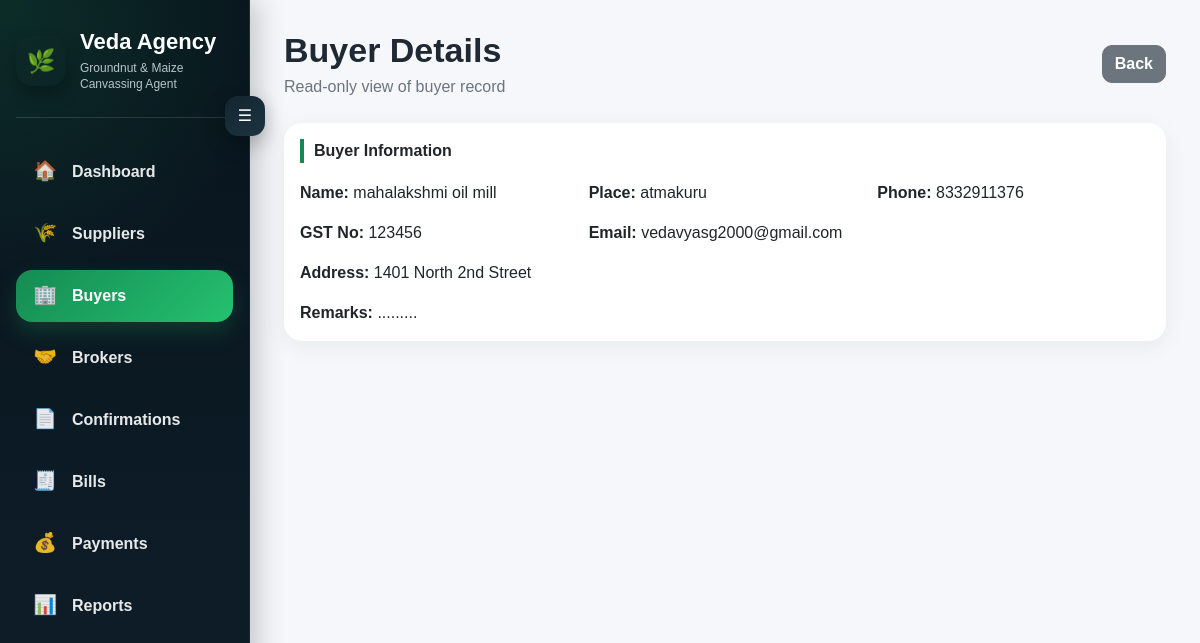
/buyer/2/view/, run on the app's committed database.
### transactions/models.py (models this page shows, shortened)
class Buyer(models.Model):
    name = models.CharField(max_length=100)
    address = models.TextField(blank=True)
    place = models.CharField(max_length=100, blank=True)
    remarks = models.TextField(blank=True)
    gst_no = models.CharField(max_length=30, blank=True)
    phone_no = models.CharField(max_length=20, blank=True)
    email_id = models.EmailField(blank=True)
    zipcode = models.CharField(max_length=20, blank=True, null=True)

### transactions/views.py (the view)
# urls.py: path("buyer/<int:buyer_id>/view/", views.view_buyer, name="view_buyer"),
def view_buyer(request, buyer_id):
    buyer = get_object_or_404(Buyer, id=buyer_id)
    return render(request, "transactions/view_buyer.html", {
        "buyer": buyer
    })

### transactions/templates/transactions/view_buyer.html (shortened to what this page needs)
{% extends "transactions/base.html" %}
{% block content %}
<div class="d-flex justify-content-between align-items-center mb-4">
    <div>
        <h1 class="page-title">Buyer Details</h1>
        <p class="page-subtitle">Read-only view of buyer record</p>
    </div>
    <a href="/buyers/" class="btn btn-secondary">Back</a>
</div>
<div class="card mb-4">
    <div class="card-body">
        <div class="section-title">Buyer Information</div>
        <div class="row g-3">
            <div class="col-md-4"><strong>Name:</strong> {{ buyer.name }}</div>
            <div class="col-md-4"><strong>Place:</strong> {{ buyer.place }}</div>
            <div class="col-md-4"><strong>Phone:</strong> {{ buyer.phone_no }}</div>
            <div class="col-md-4"><strong>GST No:</strong> {{ buyer.gst_no }}</div>
            <div class="col-md-4"><strong>Email:</strong> {{ buyer.email_id }}</div>
            <div class="col-md-12"><strong>Address:</strong> {{ buyer.address }}</div>
            <div class="col-md-12"><strong>Remarks:</strong> {{ buyer.remarks }}</div>
        </div>
    </div>
</div>
{% endblock %}

### transactions/templates/transactions/base.html (style rules this page uses)
* { -webkit-font-smoothing: antialiased; -moz-osx-font-smoothing: grayscale; }
:root { --sidebar-open: 250px; --sidebar-closed: 78px; --green: #198754; --dark-1: #08141c; --dark-2: #0f1f2b; }
body { margin: 0; background: #f5f7fb; font-family: Arial, sans-serif; }
.page-title { font-size: 34px; font-weight: 900; margin-bottom: 4px; color: #1f2933; }
.page-subtitle { color: #6c757d; font-size: 16px; margin-bottom: 0; }
.card { border: 0; border-radius: 18px; box-shadow: 0 6px 22px rgba(0,0,0,0.06); }
.section-title { font-weight: 800; font-size: 1rem; margin-bottom: 18px; color: #212529; border-left: 4px solid var(--green); padding-left: 10px; }
.btn { border-radius: 10px; font-weight: 600; }

### data on the page
Buyer: name "mahalakshmi oil mill", place "atmakuru", phone_no "8332911376", gst_no "123456", email_id "vedavyasg2000@gmail.com", address "1401 North 2nd Street", remarks "........."
